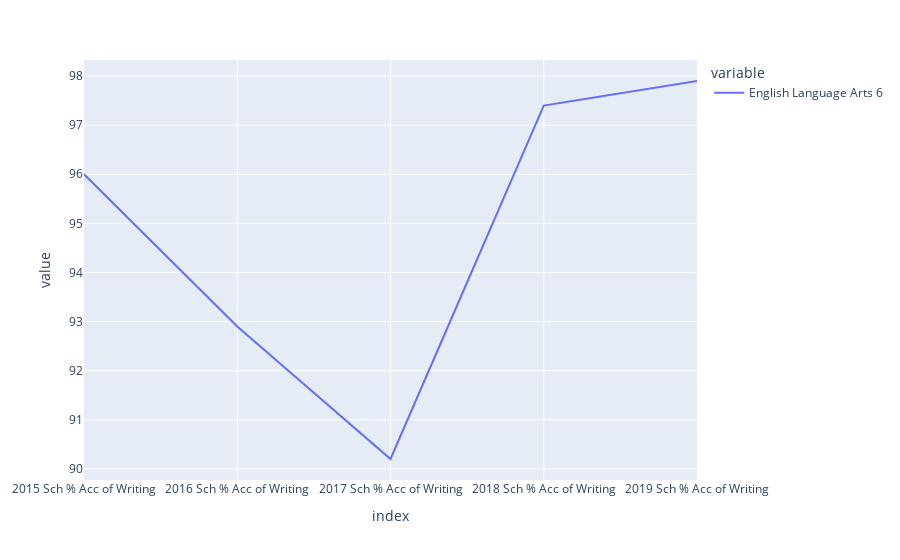

The cell this chart's notebook holds for it:
### Code cell
#px.line(sd[columns_to_graph], x=columns_to_graph[1:], color='Course Name')
#px.line(sd[columns_to_graph], x='Course Name')
#px.line(sd[columns_to_graph])
#px.line(sd[columns_to_graph].iloc[0])
px.line(sd[columns_to_graph].set_index('Course Name').iloc[0])

### Figure 1 — Plotly figure (JSON) as saved in the notebook; plotly's stock layout.template omitted (floating-point values rounded to 4 significant figures)
{"data": [{"hovertemplate": "variable=English Language Arts 6<br>index=%{x}<br>value=%{y}<extra></extra>", "legendgroup": "English Language Arts 6", "line": {"color": "#636efa", "dash": "solid"}, "mode": "lines", "name": "English Language Arts 6", "orientation": "v", "showlegend": true, "type": "scatter", "x": ["2015 Sch % Acc of Writing", "2016 Sch % Acc of Writing", "2017 Sch % Acc of Writing", "2018 Sch % Acc of Writing", "2019 Sch % Acc of Writing"], "xaxis": "x", "y": [96, 92.9, 90.2, 97.4, 97.9], "yaxis": "y"}], "layout": {"legend": {"title": {"text": "variable"}, "tracegroupgap": 0}, "margin": {"t": 60}, "xaxis": {"anchor": "y", "domain": [0, 1], "title": {"text": "index"}}, "yaxis": {"anchor": "x", "domain": [0, 1], "title": {"text": "value"}}}}
